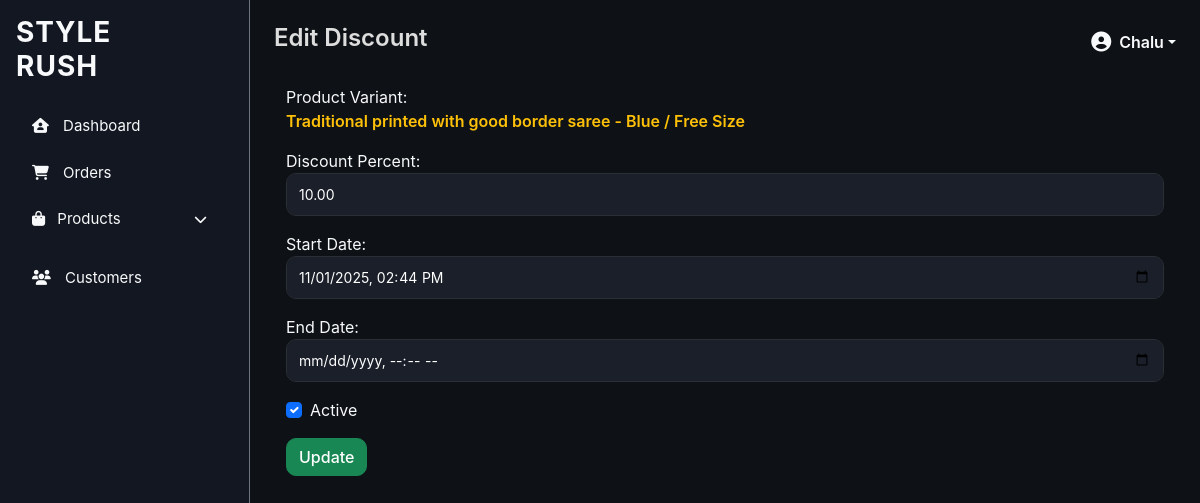
/discount/discount/edit/4/ (signed in), run on the app's committed database.
### fashion/models.py (models this page shows, shortened)
class CustomUser(AbstractUser):
    email = models.EmailField(unique=True)
    USERNAME_FIELD = 'username'
    REQUIRED_FIELDS = ['email']

### product/models.py (models this page shows, shortened)
class Discount(models.Model):
    variant = models.OneToOneField('ProductVariant',on_delete=models.CASCADE,related_name='discount')
    percent = models.DecimalField(max_digits=5, decimal_places=2,)
    start_date = models.DateTimeField(default=timezone.now)
    end_date = models.DateTimeField(blank=True, null=True)
    active = models.BooleanField(default=True)

class ProductVariant(models.Model):
    product = models.ForeignKey(Product, on_delete=models.CASCADE, related_name='variants')
    color = models.ForeignKey(ProductColor, on_delete=models.CASCADE, related_name='variants')
    size = models.ForeignKey(ProductSize, on_delete=models.CASCADE, related_name='variants')
    price = models.DecimalField(max_digits=8, decimal_places=2)
    stock = models.PositiveIntegerField(default=0)
    image = models.ImageField(upload_to='products/variants/', blank=True, null=True)
    class Meta:
        unique_together = ('product','color', 'size')  # Prevent duplicate combinations

class Product(models.Model):
    name = models.CharField(max_length=150)
    description = models.TextField(blank=True)
    category = models.ForeignKey(Category, on_delete=models.CASCADE, related_name='products')
    brand = models.ForeignKey(Brand, on_delete=models.SET_NULL, null=True, blank=True)
    featured = models.BooleanField(default=False)
    created_at = models.DateTimeField(auto_now_add=True)
    image = models.ImageField(upload_to='products/main/', blank=True, null=True)

class ProductColor(models.Model):
    name = models.CharField(max_length=50)
    color_code = models.CharField(max_length=7, help_text="HEX code like #ff0000", blank=True, null=True)
    main_image = models.ImageField(upload_to='products/colors/', blank=True, null=True)

class ProductSize(models.Model):
    size=models.CharField(max_length=5)

### discountapp/views.py (the view, shortened to what this page needs)
# urls.py: path('discount/edit/<int:discount_id>/', edit_discount, name='edit_discount'),
@login_required
@user_passes_test(lambda u: u.is_superuser)
def edit_discount(request, discount_id):
    discount = get_object_or_404(Discount, id=discount_id)
    redirect_from_list = request.GET.get("from") == "list"
    return render(request, 'admin_app/edit_discount.html', {'discount': discount})

### templates/admin_app/edit_discount.html (shortened to what this page needs)
{% extends "admin_app/base.html" %}
{% block title %}Edit Discount{% endblock %}
{% block 'content' %}
<div class="container mt-4">
    <form method="POST">
        <div class="mb-3">
            <label class="text-light">Product Variant:</label>
            <p class="text-warning fw-bold">
                {{ discount.variant.product.name }} - {{ discount.variant.color.name }} / {{ discount.variant.size.size }}
            </p>
        </div>
        <div class="mb-3">
            <label class="text-light">Discount Percent:</label>
            <input type="number" name="percent" min="1" max="90" class="form-control"
                   value="{{ discount.percent }}" required>
        </div>
        <div class="mb-3">
            <label class="text-light">Start Date:</label>
            <input type="datetime-local" name="start_date" class="form-control"
                   value="{{ discount.start_date|date:'Y-m-d\\TH:i' }}" required>
        </div>
        <div class="mb-3">
            <label class="text-light">End Date:</label>
            <input type="datetime-local" name="end_date" class="form-control"
                   value="{{ discount.end_date|date:'Y-m-d\\TH:i' }}">
        </div>
        <div class="form-check mb-3">
            <input class="form-check-input" type="checkbox" name="active" {% if discount.active %}checked{% endif %}>
            <label class="form-check-label text-light">Active</label>
        </div>
        <button class="btn btn-success">Update</button>
    </form>
</div>
{% endblock %}

### templates/admin_app/base.html (shortened to what this page needs)
{% load static %}
<!DOCTYPE html>
<html lang="en">
<head>
    <link href="https://cdn.jsdelivr.net/npm/bootstrap@5.3.0/dist/css/bootstrap.min.css" rel="stylesheet">
    <link rel="stylesheet" href="https://cdnjs.cloudflare.com/ajax/libs/font-awesome/6.4.0/css/all.min.css" />
    <link rel="stylesheet" href="{% static 'css/dashboard.css' %}">
</head>
<body class="text-light">
    <div class="d-flex">
        <nav class="p-3 vh-100 border-end border-secondary" style="width: 250px;">
            <h3 class="text-light mb-4">STYLE<br>RUSH</h3>
            <ul class="nav flex-column">
                <li class="nav-item">
                    <a href="{% url 'dashboard' %}" class="nav-link text-light">
                        <i class="fa-solid fa-house-user"></i> Dashboard
                    </a>
                </li>
                <li class="nav-item">
                    <a href="{% url 'orders' %}" class="nav-link text-light">
                        <i class="fa-solid fa-cart-shopping"></i> Orders
                    </a>
                </li>
                <li class="nav-item dropdown">
                    <a class="nav-link text-light d-flex justify-content-between align-items-center"href="#" id="productDropdown" role="button" data-bs-toggle="collapse" data-bs-target="#productMenu"aria-expanded="false" aria-controls="productMenu">
                        <span><i class="fa-solid fa-bag-shopping me-2"></i> Products</span>
                        <i class="fa-solid fa-chevron-down small"></i>
                    </a>
                </li>
                <li class="nav-item">
                    <a href="{% url 'customers' %}" class="nav-link text-light">
                        <i class="fa-solid fa-users"></i> Customers
                    </a>
                </li>
            </ul>
        </nav>
        <div class="flex-grow-1 p-4">
            <div class="d-flex justify-content-between align-items-center mb-4">
                <h4>{% block title %}{% endblock %}</h4>
                <div class="dropdown">
                    <a class="d-flex align-items-center text-light text-decoration-none dropdown-toggle" href="#" role="button" id="adminDropdown" data-bs-toggle="dropdown" aria-expanded="false">
                        {% if request.user.is_authenticated and request.user.profile.profile_image %}
                            <img src="{{ request.user.profile.profile_image.url }}"
                                alt="{{ request.user.username }}"
                                class="rounded-circle me-2 border border-secondary"
                                width="35" height="35">
                        {% else %}
                            <i class="fa-solid fa-user-circle fs-5 me-2"></i>
                        {% endif %}
                        <span class="fw-bold">{{ request.user.username|default:"Admin" }}</span>
                    </a>
                </div>
            </div>
            {% block 'content' %}{% endblock %}
        </div>
    </div>
</body>
</html>

### static/css/dashboard.css (style rules this page uses)
body { background-color: #0e1217; color: #fff; font-family: 'Inter', 'Poppins', sans-serif; }
h3, h4, h5 { font-weight: 600; }
nav { background-color: #121721; border-right: 1px solid #2c2f36 !important; }
nav h3 { letter-spacing: 1px; font-weight: 700; }
.nav-link { color: #bbb; font-size: 15px; margin-bottom: 8px; transition: all 0.2s ease; }
.nav-link i { margin-right: 10px; }
.flex-grow-1 { background-color: #0e1217; }
.d-flex.justify-content-between { color: #ddd; }
.fw-bold { font-weight: 600 !important; }
.d-flex.justify-content-between.align-items-center { margin-bottom: 20px; }
.btn { border-radius: 10px; font-weight: 500; transition: all 0.2s ease-in-out; }
.form-control { background-color: #1a1f29 !important; border: 1px solid #2a2e35; border-radius: 10px; color: #fff; padding: 10px 12px; font-size: 14px; transition: border 0.2s ease; }

### data on the page
CustomUser: user.username "Chalu"
Discount: variant.product.name "Traditional printed with good border saree", variant.color.name "Blue", variant.size.size "Free Size", percent "10.00", start_date "11/01/2025 14:44", active "☑"
